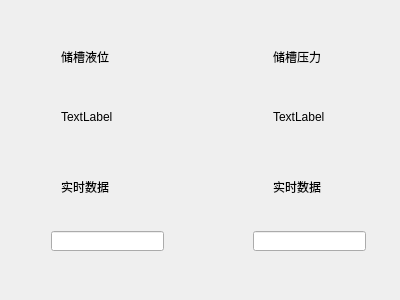
<?xml version="1.0" encoding="UTF-8"?>
<ui version="4.0">
 <class>test6Dialog</class>
 <widget class="QDialog" name="test6Dialog">
  <property name="geometry">
   <rect>
    <x>0</x>
    <y>0</y>
    <width>400</width>
    <height>300</height>
   </rect>
  </property>
  <property name="windowTitle">
   <string>液氮储槽</string>
  </property>
  <property name="windowIcon">
   <iconset resource="errordetection.qrc">
    <normaloff>:/images/images/timg.jpeg</normaloff>:/images/images/timg.jpeg</iconset>
  </property>
  <layout class="QGridLayout" name="gridLayout">
   <item row="0" column="0">
    <widget class="QWidget" name="widget" native="true">
     <widget class="QLabel" name="label">
      <property name="geometry">
       <rect>
        <x>50</x>
        <y>40</y>
        <width>54</width>
        <height>12</height>
       </rect>
      </property>
      <property name="text">
       <string>储槽液位</string>
      </property>
     </widget>
     <widget class="QLabel" name="label_test61">
      <property name="geometry">
       <rect>
        <x>50</x>
        <y>80</y>
        <width>54</width>
        <height>51</height>
       </rect>
      </property>
      <property name="text">
       <string>TextLabel</string>
      </property>
     </widget>
     <widget class="QLabel" name="label_5">
      <property name="geometry">
       <rect>
        <x>50</x>
        <y>170</y>
        <width>54</width>
        <height>12</height>
       </rect>
      </property>
      <property name="text">
       <string>实时数据</string>
      </property>
     </widget>
     <widget class="QLineEdit" name="lineEdit_test61">
      <property name="geometry">
       <rect>
        <x>40</x>
        <y>220</y>
        <width>113</width>
        <height>20</height>
       </rect>
      </property>
      <property name="alignment">
       <set>Qt::AlignCenter</set>
      </property>
      <property name="readOnly">
       <bool>true</bool>
      </property>
     </widget>
    </widget>
   </item>
   <item row="0" column="1">
    <widget class="QWidget" name="widget_2" native="true">
     <widget class="QLabel" name="label_2">
      <property name="geometry">
       <rect>
        <x>70</x>
        <y>40</y>
        <width>54</width>
        <height>12</height>
       </rect>
      </property>
      <property name="text">
       <string>储槽压力</string>
      </property>
     </widget>
     <widget class="QLabel" name="label_test62">
      <property name="geometry">
       <rect>
        <x>70</x>
        <y>80</y>
        <width>54</width>
        <height>51</height>
       </rect>
      </property>
      <property name="text">
       <string>TextLabel</string>
      </property>
     </widget>
     <widget class="QLabel" name="label_6">
      <property name="geometry">
       <rect>
        <x>70</x>
        <y>170</y>
        <width>54</width>
        <height>12</height>
       </rect>
      </property>
      <property name="text">
       <string>实时数据</string>
      </property>
     </widget>
     <widget class="QLineEdit" name="lineEdit_test62">
      <property name="geometry">
       <rect>
        <x>50</x>
        <y>220</y>
        <width>113</width>
        <height>20</height>
       </rect>
      </property>
      <property name="alignment">
       <set>Qt::AlignCenter</set>
      </property>
      <property name="readOnly">
       <bool>true</bool>
      </property>
     </widget>
    </widget>
   </item>
  </layout>
 </widget>
 <resources>
  <include location="errordetection.qrc"/>
 </resources>
 <connections/>
</ui>
